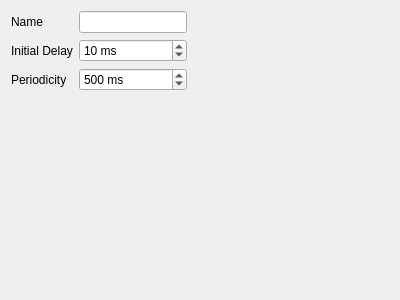
<?xml version="1.0" encoding="UTF-8"?>
<ui version="4.0">
 <class>GeneralParametersWizardPage</class>
 <widget class="QWizardPage" name="GeneralParametersWizardPage">
  <property name="geometry">
   <rect>
    <x>0</x>
    <y>0</y>
    <width>400</width>
    <height>300</height>
   </rect>
  </property>
  <property name="windowTitle">
   <string>WizardPage</string>
  </property>
  <property name="title">
   <string>Basic Parameters</string>
  </property>
  <property name="subTitle">
   <string>Provide the name and the timing parameters for the function block.</string>
  </property>
  <layout class="QHBoxLayout" name="horizontalLayout" stretch="0,1">
   <item>
    <layout class="QFormLayout" name="formLayout">
     <item row="0" column="0">
      <widget class="QLabel" name="nameLabel">
       <property name="text">
        <string>Name</string>
       </property>
      </widget>
     </item>
     <item row="0" column="1">
      <widget class="QLineEdit" name="nameLineEdit"/>
     </item>
     <item row="1" column="0">
      <widget class="QLabel" name="initialDelayLabel">
       <property name="text">
        <string>Initial Delay</string>
       </property>
      </widget>
     </item>
     <item row="1" column="1">
      <widget class="QSpinBox" name="initialDelaySpinBox">
       <property name="suffix">
        <string> ms</string>
       </property>
       <property name="maximum">
        <number>100000000</number>
       </property>
       <property name="value">
        <number>10</number>
       </property>
      </widget>
     </item>
     <item row="2" column="0">
      <widget class="QLabel" name="periodicityLabel">
       <property name="text">
        <string>Periodicity</string>
       </property>
      </widget>
     </item>
     <item row="2" column="1">
      <widget class="QSpinBox" name="periodicitySpinBox">
       <property name="suffix">
        <string> ms</string>
       </property>
       <property name="minimum">
        <number>1</number>
       </property>
       <property name="maximum">
        <number>100000000</number>
       </property>
       <property name="value">
        <number>500</number>
       </property>
      </widget>
     </item>
    </layout>
   </item>
   <item>
    <spacer name="horizontalSpacer">
     <property name="orientation">
      <enum>Qt::Horizontal</enum>
     </property>
     <property name="sizeHint" stdset="0">
      <size>
       <width>40</width>
       <height>20</height>
      </size>
     </property>
    </spacer>
   </item>
  </layout>
 </widget>
 <resources/>
 <connections/>
</ui>
